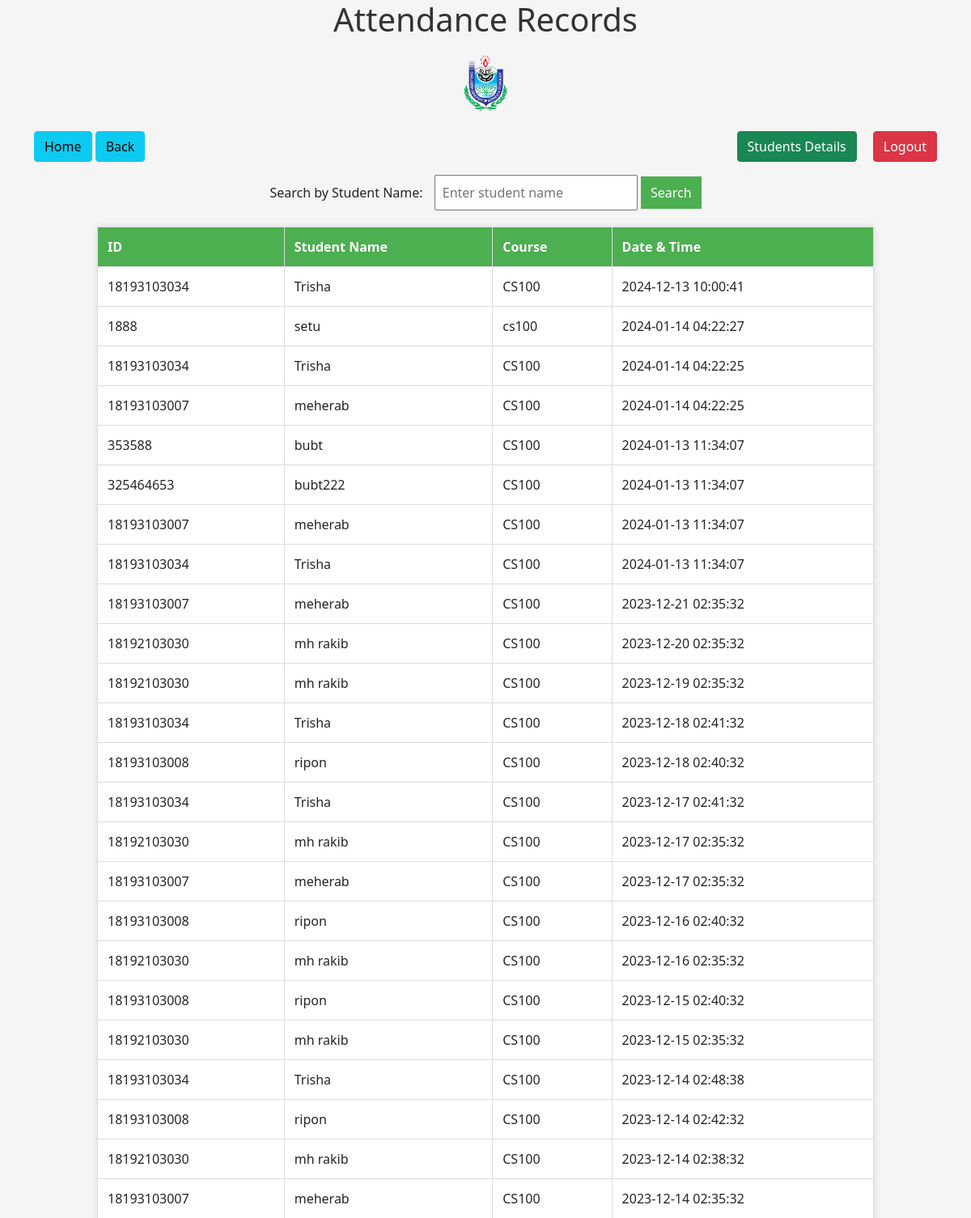
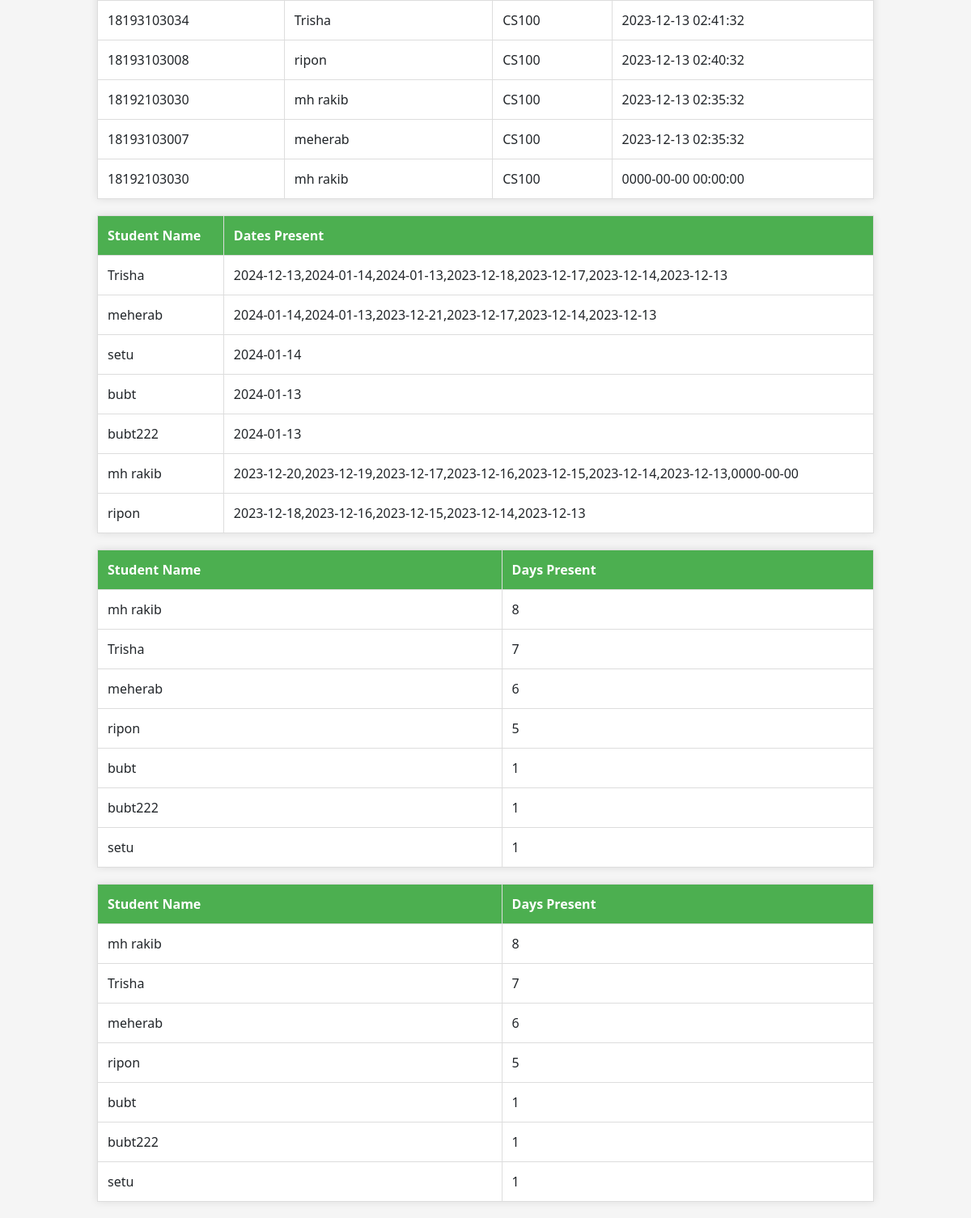
The app's page /attendance-record.php with its own data (2 pictures, top to bottom).
### tables this page shows
CREATE TABLE `attendance` (
  `id` int(50) NOT NULL,
  `std_id` varchar(11) DEFAULT NULL,
  `name` varchar(191) NOT NULL,
  `ssid` varchar(100) NOT NULL,
  `macAddress` varchar(191) NOT NULL,
  `course` varchar(191) NOT NULL,
  `time_date` timestamp NULL DEFAULT NULL,
  `deviceMac` varchar(50) NOT NULL,
  `attend` varchar(3) DEFAULT NULL
);

### attendance-record.php (the view, shortened to what this page needs)
<!DOCTYPE html>
<html lang="en">
<head>
    <link href="https://cdn.jsdelivr.net/npm/bootstrap@5.1.3/dist/css/bootstrap.min.css" rel="stylesheet">
</head>
<body>
    <h1>Attendance Records</h1>
    <center>
        <img src="bubt.png" alt="BUBT Logo" style="height: 70px; margin-right: 0px;">
    </center>
    <div class="container mt-4">
                            <a href="homepage.php" class="btn btn-info">Home</a>
                            <a href="record-home-page.php" class="btn btn-info">Back</a>
                            <a href="index.php" class="btn btn-danger float-end">Logout</a>
                            <a style="margin-right:20px" href="student-details.php" class="btn btn-success float-end">Students Details</a>
    </div>
    <form class="search-form" method="post" action="">
        <label for="searchName">Search by Student Name:</label>
        <input type="text" id="searchName" name="searchName" placeholder="Enter student name">
        <button type="submit">Search</button>
    </form>
    <?php
require 'dbcon.php';
function displayDetailedAttendance($con, $studentName = null) {
    $query = "SELECT std_id, name, course, time_date FROM attendance";
    $query .= " ORDER BY time_date DESC";
    $result = mysqli_query($con, $query);
    if ($result && mysqli_num_rows($result) > 0) {
        echo '<table class="attendance-table">
                <tr>
                    <th>ID</th>
                    <th>Student Name</th>
                    <th>Course</th>
                    <th>Date & Time</th>
                </tr>';
        while ($row = mysqli_fetch_assoc($result)) {
            echo '<tr>
                    <td>' . $row['std_id'] . '</td>
                    <td>' . $row['name'] . '</td>
                    <td>' . $row['course'] . '</td>
                    <td>' . $row['time_date'] . '</td>
                  </tr>';
        }
        echo '</table>';
    } else {
        echo '<p class="no-records">No records found.</p>';
    }
}
function displayAttendanceDates($con, $studentName = null) {
    $query = "SELECT name, GROUP_CONCAT(DISTINCT DATE(time_date) ORDER BY DATE(time_date) DESC) as datesPresent
              FROM attendance";
    $query .= " GROUP BY name ORDER BY datesPresent DESC";
    $result = mysqli_query($con, $query);
    if ($result && mysqli_num_rows($result) > 0) {
        echo '<table class="attendance-table">
                <tr>
                    <th>Student Name</th>
                    <th>Dates Present</th>
                </tr>';
        while ($row = mysqli_fetch_assoc($result)) {
            echo '<tr>
                    <td>' . $row['name'] . '</td>
                    <td>' . $row['datesPresent'] . '</td>
                  </tr>';
        }
        echo '</table>';
    } else {
        echo '<p class="no-records">No records found.</p>';
    }
}
function displayAttendanceRecords($con, $studentName = null) {
    $query = "SELECT name, COUNT(DISTINCT DATE(time_date)) as daysPresent FROM attendance";
    $query .= " GROUP BY name ORDER BY daysPresent DESC";
    $result = mysqli_query($con, $query);
    if ($result && mysqli_num_rows($result) > 0) {
        echo '<table class="attendance-table">
                <tr>
                    <th>Student Name</th>
                    <th>Days Present</th>
                </tr>';
        while ($row = mysqli_fetch_assoc($result)) {
            echo '<tr>
                    <td>' . $row['name'] . '</td>
                    <td>' . $row['daysPresent'] . '</td>
                  </tr>';
        }
        echo '</table>';
    } else {
        echo '<p class="no-records">No records found.</p>';
    }
}
if ($_SERVER['REQUEST_METHOD'] === 'POST') {
    $searchName = $_POST['searchName'];
    displayDetailedAttendance($con, $searchName);
} else {
    displayDetailedAttendance($con);
}
if ($_SERVER['REQUEST_METHOD'] === 'POST') {
    $searchName = $_POST['searchName'];
    displayAttendanceDates($con, $searchName);
} else {
    displayAttendanceDates($con);
}
if ($_SERVER['REQUEST_METHOD'] === 'POST') {
    $searchName = $_POST['searchName'];
    displayAttendanceRecords($con, $searchName);
} else {
    displayAttendanceRecords($con);
}
?>
    <?php displayAttendanceRecords($con); ?>
</body>
</html>

### attendance-record.php (style rules this page uses)
body { font-family: 'Segoe UI', Tahoma, Geneva, Verdana, sans-serif; background-color: #f5f5f5; margin: 0; padding: 0; }
h1 { text-align: center; color: #333; margin-bottom: 20px; }
form { text-align: center; margin-bottom: 20px; }
label { margin-right: 10px; }
input { padding: 8px; }
button { background-color: #4caf50; color: white; padding: 8px 12px; border: none; cursor: pointer; }
.attendance-table { width: 80%; margin: 20px auto; border-collapse: collapse; box-shadow: 0 0 10px rgba(0, 0, 0, 0.1); background-color: #fff; }
th, td { border: 1px solid #ddd; padding: 12px; text-align: left; }
th { background-color: #4caf50; color: white; }

### records on screen
attendance: std "18193103034", name "Trisha", course "CS100", time_date "2024-12-13 10:00:41"
attendance: std "1888", name "setu", course "cs100", time_date "2024-01-14 04:22:27"
attendance: std "18193103034", name "Trisha", course "CS100", time_date "2024-01-14 04:22:25"
attendance: std "18193103007", name "meherab", course "CS100", time_date "2024-01-14 04:22:25"
attendance: std "353588", name "bubt", course "CS100", time_date "2024-01-13 11:34:07"
attendance: std "325464653", name "bubt222", course "CS100", time_date "2024-01-13 11:34:07"
attendance: std "18193103007", name "meherab", course "CS100", time_date "2024-01-13 11:34:07"
attendance: std "18193103034", name "Trisha", course "CS100", time_date "2024-01-13 11:34:07"
attendance: std "18193103007", name "meherab", course "CS100", time_date "2023-12-21 02:35:32"
attendance: std "18192103030", name "mh rakib", course "CS100", time_date "2023-12-20 02:35:32"
attendance: std "18192103030", name "mh rakib", course "CS100", time_date "2023-12-19 02:35:32"
attendance: std "18193103034", name "Trisha", course "CS100", time_date "2023-12-18 02:41:32"
attendance: std "18193103008", name "ripon", course "CS100", time_date "2023-12-18 02:40:32"
attendance: std "18193103034", name "Trisha", course "CS100", time_date "2023-12-17 02:41:32"
attendance: std "18192103030", name "mh rakib", course "CS100", time_date "2023-12-17 02:35:32"
attendance: std "18193103007", name "meherab", course "CS100", time_date "2023-12-17 02:35:32"
attendance: std "18193103008", name "ripon", course "CS100", time_date "2023-12-16 02:40:32"
attendance: std "18192103030", name "mh rakib", course "CS100", time_date "2023-12-16 02:35:32"
attendance: std "18193103008", name "ripon", course "CS100", time_date "2023-12-15 02:40:32"
attendance: std "18192103030", name "mh rakib", course "CS100", time_date "2023-12-15 02:35:32"
attendance: std "18193103034", name "Trisha", course "CS100", time_date "2023-12-14 02:48:38"
attendance: std "18193103008", name "ripon", course "CS100", time_date "2023-12-14 02:42:32"
attendance: std "18192103030", name "mh rakib", course "CS100", time_date "2023-12-14 02:38:32"
attendance: std "18193103007", name "meherab", course "CS100", time_date "2023-12-14 02:35:32"
attendance: std "18193103034", name "Trisha", course "CS100", time_date "2023-12-13 02:41:32"
attendance: std "18193103008", name "ripon", course "CS100", time_date "2023-12-13 02:40:32"
attendance: std "18192103030", name "mh rakib", course "CS100", time_date "2023-12-13 02:35:32"
attendance: std "18193103007", name "meherab", course "CS100", time_date "2023-12-13 02:35:32"
attendance: std "18192103030", name "mh rakib", course "CS100", time_date "0000-00-00 00:00:00"

### other values on screen
$row['name'] "Trisha"
$row['datesPresent'] "2024-12-13,2024-01-14,2024-01-13,2023-12-18,2023-12-17,2023-12-14,2023-12-13"
$row['name'] "meherab"
$row['datesPresent'] "2024-01-14,2024-01-13,2023-12-21,2023-12-17,2023-12-14,2023-12-13"
$row['name'] "setu"
$row['datesPresent'] "2024-01-14"
$row['name'] "bubt"
$row['datesPresent'] "2024-01-13"
$row['name'] "bubt222"
$row['name'] "mh rakib"
$row['datesPresent'] "2023-12-20,2023-12-19,2023-12-17,2023-12-16,2023-12-15,2023-12-14,2023-12-13,0000-00-00"
$row['name'] "ripon"
$row['datesPresent'] "2023-12-18,2023-12-16,2023-12-15,2023-12-14,2023-12-13"
$row['daysPresent'] "8"
$row['daysPresent'] "7"
